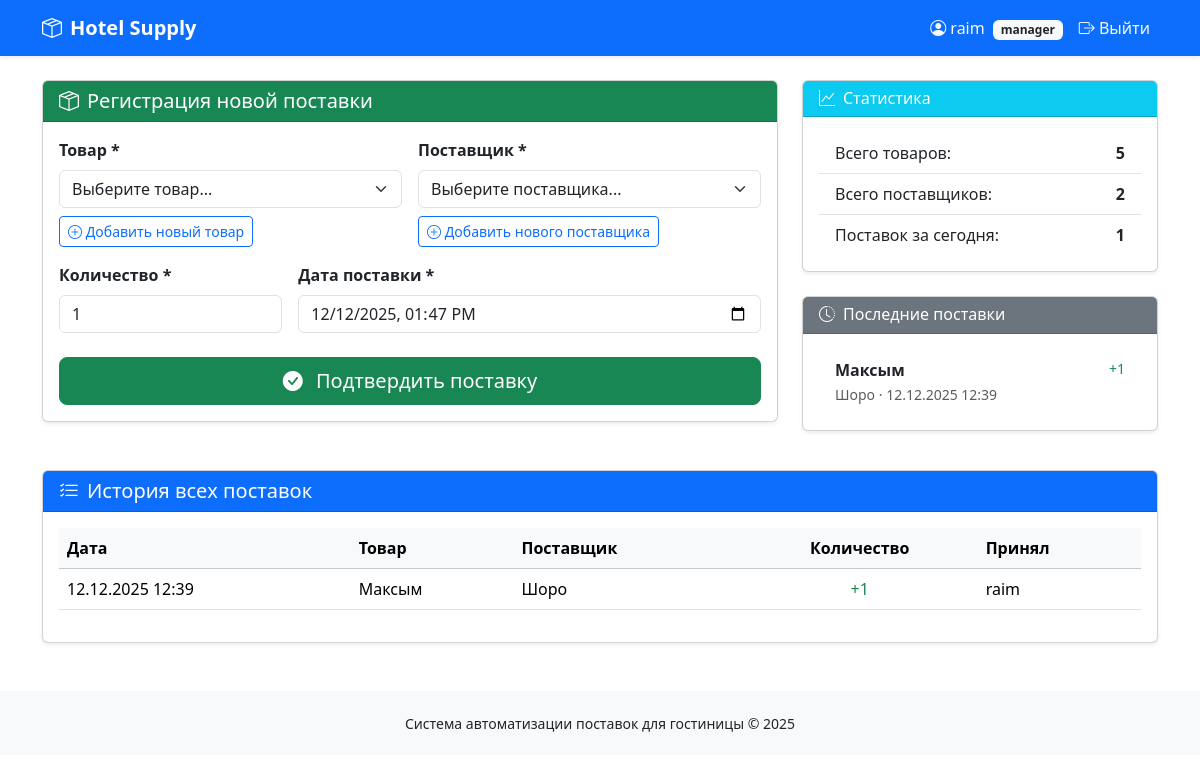
Page /supply/ (signed in) on the committed database.
### inventory/models.py (models this page shows, shortened)
class Supply(models.Model):
    product = models.ForeignKey(Product, on_delete=models.CASCADE, verbose_name='Товар')
    supplier = models.ForeignKey(Supplier, on_delete=models.CASCADE, verbose_name='Поставщик')
    quantity = models.IntegerField(verbose_name='Количество')
    date = models.DateTimeField(auto_now_add=True, verbose_name='Дата поставки')
    created_by = models.ForeignKey(User, on_delete=models.SET_NULL, null=True, blank=True,
                                   verbose_name='Оформил')
    class Meta:
        ordering = ['-date']
        verbose_name = 'Поставка'
        verbose_name_plural = 'Поставки'

class Product(models.Model):
    name = models.CharField(max_length=255)
    quantity = models.IntegerField(default=0)
    class Meta:
        verbose_name = 'Товар'
        verbose_name_plural = 'Товары'

class Supplier(models.Model):
    name = models.CharField(max_length=255)
    phone = models.CharField(max_length=50, blank=True, null=True)
    address = models.TextField(blank=True, null=True)
    class Meta:
        verbose_name = 'Поставщик'
        verbose_name_plural = 'Поставщики'

### accounts/decorators.py (the view)
        def wrapper_func(request, *args, **kwargs):
            if not request.user.is_authenticated:
                messages.error(request, "Требуется авторизация")
                return redirect('login')
            if request.user.is_superuser:
                return view_func(request, *args, **kwargs)
            user_groups = set(request.user.groups.values_list('name', flat=True))
            allowed_set = set(roles)
            if user_groups.intersection(allowed_set):
                return view_func(request, *args, **kwargs)
            messages.error(request, f"У вас нет прав для доступа к этой странице. Требуются роли: {', '.join(roles)}")
            return redirect('index')

### inventory/views.py (called while the page is built, shortened)
@login_required
@allowed_roles(['admin', 'manager'])
def supply(request):
    products = Product.objects.all().order_by('name')
    suppliers = Supplier.objects.all().order_by('name')
    today = timezone.now().date()
    today_supplies = Supply.objects.filter(date__date=today).count()
    recent_supplies = Supply.objects.all().order_by('-date')[:5]
    all_supplies = Supply.objects.all().order_by('-date')[:20]
    current_datetime = timezone.now().strftime('%Y-%m-%dT%H:%M')
    return render(request, "supply.html", {
        "products": products,
        "suppliers": suppliers,
        "today_supplies": today_supplies,
        "recent_supplies": recent_supplies,
        "all_supplies": all_supplies,
        "current_datetime": current_datetime
    })

### templates/supply.html (shortened to what this page needs)
{% extends 'base.html' %}
{% block content %}
<div class="row">
    <div class="col-lg-8 mb-4">
        <div class="card shadow-sm">
            <div class="card-header bg-success text-white">
                <h5 class="mb-0"><i class="bi bi-box-seam me-2"></i>Регистрация новой поставки</h5>
            </div>
            <div class="card-body">
                <form method="POST" action="{% url 'supply' %}">
                    <div class="row g-3">
                        <div class="col-md-6">
                            <label for="product" class="form-label fw-bold">Товар *</label>
                            <select id="product" name="product" class="form-select" required>
                                <option value="">Выберите товар...</option>
                            </select>
                            <div class="mt-2">
                                <button type="button" class="btn btn-sm btn-outline-primary"
                                        data-bs-toggle="modal" data-bs-target="#addProductModal">
                                    <i class="bi bi-plus-circle"></i> Добавить новый товар
                                </button>
                            </div>
                        </div>
                        <div class="col-md-6">
                            <label for="supplier" class="form-label fw-bold">Поставщик *</label>
                            <select id="supplier" name="supplier" class="form-select" required>
                                <option value="">Выберите поставщика...</option>
                            </select>
                            <div class="mt-2">
                                <button type="button" class="btn btn-sm btn-outline-primary"
                                        data-bs-toggle="modal" data-bs-target="#addSupplierModal">
                                    <i class="bi bi-plus-circle"></i> Добавить нового поставщика
                                </button>
                            </div>
                        </div>
                        <div class="col-md-4">
                            <label for="quantity" class="form-label fw-bold">Количество *</label>
                            <input type="number" id="quantity" name="quantity"
                                   class="form-control" min="1" value="1" required>
                        </div>
                        <div class="col-md-8">
                            <label for="supply_date" class="form-label fw-bold">Дата поставки *</label>
                            <input type="datetime-local" id="supply_date" name="supply_date"
                                   class="form-control" value="{{ current_datetime }}" required>
                        </div>
                    </div>
                    <div class="mt-4">
                        <button type="submit" class="btn btn-success btn-lg w-100">
                            <i class="bi bi-check-circle-fill me-2"></i> Подтвердить поставку
                        </button>
                    </div>
                </form>
            </div>
        </div>
    </div>
    <div class="col-lg-4">
        <div class="card shadow-sm mb-4">
            <div class="card-header bg-info text-white">
                <h6 class="mb-0"><i class="bi bi-graph-up me-2"></i>Статистика</h6>
            </div>
            <div class="card-body">
                <ul class="list-group list-group-flush">
                    <li class="list-group-item d-flex justify-content-between">
                        <span>Всего товаров:</span>
                        <strong>{{ products|length }}</strong>
                    </li>
                    <li class="list-group-item d-flex justify-content-between">
                        <span>Всего поставщиков:</span>
                        <strong>{{ suppliers|length }}</strong>
                    </li>
                    <li class="list-group-item d-flex justify-content-between">
                        <span>Поставок за сегодня:</span>
                        <strong>{{ today_supplies }}</strong>
                    </li>
                </ul>
            </div>
        </div>
        <div class="card shadow-sm">
            <div class="card-header bg-secondary text-white">
                <h6 class="mb-0"><i class="bi bi-clock-history me-2"></i>Последние поставки</h6>
            </div>
            <div class="card-body">
                <div class="list-group list-group-flush">
                    {% for supply in recent_supplies %}
                    <div class="list-group-item">
                        <div class="d-flex w-100 justify-content-between">
                            <strong>{{ supply.product.name }}</strong>
                            <small class="text-success">+{{ supply.quantity }}</small>
                        </div>
                        <small class="text-muted">
                            {{ supply.supplier.name }} · {{ supply.date|date:"d.m.Y H:i" }}
                        </small>
                    </div>
                    {% empty %}
                    <div class="text-center text-muted py-3">
                        <i class="bi bi-inbox fs-1"></i>
                        <p class="mt-2">Нет поставок</p>
                    </div>
                    {% endfor %}
                </div>
            </div>
        </div>
    </div>
</div>
<div class="card shadow-sm mt-4">
    <div class="card-header bg-primary text-white">
        <h5 class="mb-0"><i class="bi bi-list-check me-2"></i>История всех поставок</h5>
    </div>
    <div class="card-body">
        <div class="table-responsive">
            <table class="table table-hover">
                <thead class="table-light">
                    <tr>
                        <th>Дата</th>
                        <th>Товар</th>
                        <th>Поставщик</th>
                        <th class="text-center">Количество</th>
                        <th>Принял</th>
                    </tr>
                </thead>
                <tbody>
                    {% for supply in all_supplies %}
                    <tr>
                        <td>{{ supply.date|date:"d.m.Y H:i" }}</td>
                        <td>{{ supply.product.name }}</td>
                        <td>{{ supply.supplier.name }}</td>
                        <td class="text-center text-success">+{{ supply.quantity }}</td>
                        <td>
                            {% if supply.created_by %}
                                {{ supply.created_by.username }}
                            {% else %}
                                <span class="text-muted">Система</span>
                            {% endif %}
                        </td>
                    </tr>
                    {% endfor %}
                </tbody>
            </table>
        </div>
    </div>
</div>
{% endblock %}

### templates/base.html (shortened to what this page needs)
<!DOCTYPE html>
<html lang="ru">
<head>
    <link href="https://cdn.jsdelivr.net/npm/bootstrap@5.3.3/dist/css/bootstrap.min.css" rel="stylesheet">
    <link rel="stylesheet" href="https://cdn.jsdelivr.net/npm/bootstrap-icons@1.11.3/font/bootstrap-icons.min.css">
</head>
<body>
    <nav class="navbar navbar-expand-lg navbar-dark bg-primary shadow-sm">
        <div class="container">
            <a class="navbar-brand" href="{% url 'index' %}">
                <i class="bi bi-box-seam me-2"></i>Hotel Supply
            </a>
            <div class="navbar-nav ms-auto">
                {% if user.is_authenticated %}
                    <span class="nav-item nav-link text-light">
                        <i class="bi bi-person-circle me-1"></i>{{ user.username }}
                        {% if user.groups.all %}
                            <span class="badge bg-light text-dark ms-1">
                                {{ user.groups.all.0.name }}
                            </span>
                        {% endif %}
                    </span>
                    <a class="nav-item nav-link text-light" href="{% url 'logout' %}">
                        <i class="bi bi-box-arrow-right"></i> Выйти
                    </a>
                {% endif %}
            </div>
        </div>
    </nav>
    <div class="container mt-4">
        {% block content %}{% endblock %}
    </div>
    <footer class="footer mt-5">
        <div class="container text-center">
            <small>Система автоматизации поставок для гостиницы &copy; {% now "Y" %}</small>
        </div>
    </footer>
</body>
</html>

### templates/base.html (style rules this page uses)
.navbar-brand { font-weight: bold; }
.footer { margin-top: 50px; padding: 20px; background-color: #f8f9fa; }

### rows in the picture
Supply: product.name "Максым", quantity "1", supplier.name "Шоро", date "12.12.2025 12:39", created_by.username "raim"

### other values in the picture
{{ user.username }} "raim"
{{ user.groups.all.0.name }} "manager"
{{ products|length }} "5"
{{ suppliers|length }} "2"
{{ today_supplies }} "1"
